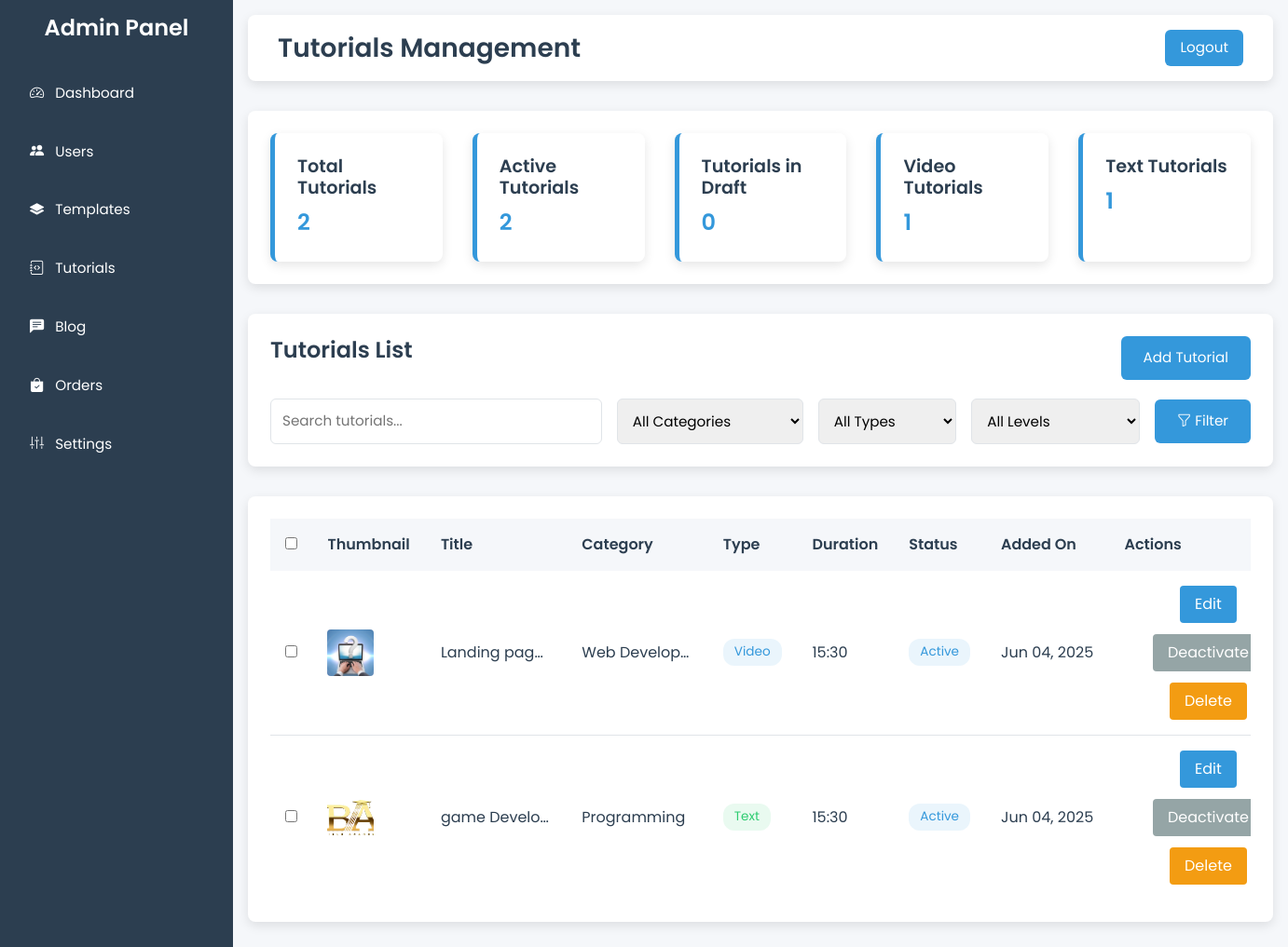
Screenshot of /admin-panel/tutorials/ (signed in) with the database file from the repository.
### admin_panel/models.py (models this page shows, shortened)
class Tutorial(models.Model):
    STATUS_CHOICES = [
        ('active', 'Active'),
        ('inactive', 'Inactive'),
        ('draft', 'Draft'),
    ]
    CATEGORY_CHOICES = [
        ('web-development', 'Web Development'),
        ('programming', 'Programming'),
        ('design', 'Design'),
    ]
    TYPE_CHOICES = [
        ('video', 'Video'),
        ('text', 'Text'),
    ]
    LEVEL_CHOICES = [
        ('beginner', 'Beginner'),
        ('intermediate', 'Intermediate'),
        ('advanced', 'Advanced'),
    ]
    title = models.CharField(max_length=200)
    category = models.CharField(max_length=50, choices=CATEGORY_CHOICES)
    type = models.CharField(max_length=20, choices=TYPE_CHOICES, default='video')
    level = models.CharField(max_length=20, choices=LEVEL_CHOICES, default='beginner')
    duration = models.DurationField()  # Stored as timedelta
    status = models.CharField(max_length=20, choices=STATUS_CHOICES, default='draft')
    thumbnail = models.ImageField(upload_to='tutorials/images/', null=True, blank=True)
    video_url = models.URLField(max_length=200, blank=True)
    content = models.TextField(blank=True)  # For text-based tutorials
    description = models.TextField(blank=True)
    views = models.PositiveIntegerField(default=0)
    created_at = models.DateTimeField(auto_now_add=True)
    updated_at = models.DateTimeField(auto_now=True)
    def get_duration_display(self):
        total_seconds = int(self.duration.total_seconds())
        minutes = total_seconds // 60
        seconds = total_seconds % 60
        return f"{minutes:02d}:{seconds:02d}"

### admin_panel/views.py (the view)
# urls.py: path('tutorials/', views.tutorials_list, name='tutorials_list'),
@login_required
@user_passes_test(is_admin)
def tutorials_list(request):
    search_query = request.GET.get('search', '')
    category_filter = request.GET.get('category', '')
    tutorials = Tutorial.objects.all()
    if search_query:
        tutorials = tutorials.filter(
            Q(title__icontains=search_query) |
            Q(description__icontains=search_query)
        )
    if category_filter:
        tutorials = tutorials.filter(category=category_filter)
    total_tutorials = tutorials.count()
    active_tutorials = tutorials.filter(status='active').count()
    draft_tutorials = tutorials.filter(status='draft').count()
    video_tutorials = Tutorial.objects.filter(type='video').count()
    text_tutorials = Tutorial.objects.filter(type='text').count()
    paginator = Paginator(tutorials, 10)
    page_number = request.GET.get('page')
    page_obj = paginator.get_page(page_number)
    return render(request, 'admin_panel/tutorials.html', {
        'tutorials': page_obj,
        'total_tutorials': total_tutorials,
        'active_tutorials': active_tutorials,
        'draft_tutorials': draft_tutorials,
        'video_tutorials': video_tutorials,
        'text_tutorials': text_tutorials,
        'search_query': search_query,
        'category_filter': category_filter,
    })

### admin_panel/views.py (called while the page is built)
def is_admin(user):
    return user.is_authenticated and user.is_staff

### admin_panel/templates/admin_panel/tutorials.html (shortened to what this page needs)
{% extends "admin_panel/base.html" %}
{% block header_title %}Tutorials Management{% endblock %}
{% block content %}
  <div class="section stats-section">
    <div class="stat-card">
      <h4>Total Tutorials</h4>
      <p>{{ total_tutorials }}</p>
    </div>
    <div class="stat-card">
      <h4>Active Tutorials</h4>
      <p>{{ active_tutorials }}</p>
    </div>
    <div class="stat-card">
      <h4>Tutorials in Draft</h4>
      <p>{{ draft_tutorials }}</p>
    </div>
    <div class="stat-card">
      <h4>Video Tutorials</h4>
      <p>{{ video_tutorials }}</p>
    </div>
    <div class="stat-card">
      <h4>Text Tutorials</h4>
      <p>{{ text_tutorials }}</p>
    </div>
  </div>
  <div class="section search-section">
    <div class="header-row">
      <h3>Tutorials List</h3>
      <a href="{% url 'admin_panel:tutorials_add' %}"><button aria-label="Add Tutorial">Add Tutorial</button></a>
    </div>
    <form method="GET" class="search-row">
      <input type="text" name="search" placeholder="Search tutorials..." value="{{ search_query|default:'' }}" aria-label="Search tutorials">
      <select name="category" aria-label="Filter by category">
        <option value="">All Categories</option>
      </select>
      <select name="type" aria-label="Filter by type">
        <option value="">All Types</option>
      </select>
      <select name="level" aria-label="Filter by level">
        <option value="">All Levels</option>
      </select>
      <button type="submit" aria-label="Apply filters"><i class="bi bi-funnel"></i> Filter</button>
    </form>
  </div>
  <div class="section tutorials-section">
    <table>
      <thead>
        <tr>
          <th><input type="checkbox" aria-label="Select all tutorials"></th>
          <th>Thumbnail</th>
          <th>Title</th>
          <th>Category</th>
          <th>Type</th>
          <th>Duration</th>
          <th>Status</th>
          <th>Added On</th>
          <th>Actions</th>
        </tr>
      </thead>
      <tbody>
        {% for tutorial in tutorials %}
          <tr>
            <td><input type="checkbox" aria-label="Select tutorial"></td>
            <td>
              {% if tutorial.thumbnail %}
                <img src="{{ tutorial.thumbnail.url }}" class="tutorial-image" alt="{{ tutorial.title }}">
              {% else %}
                <img src="https://via.placeholder.com/50" class="tutorial-image" alt="No Image">
              {% endif %}
            </td>
            <td>{{ tutorial.title }}</td>
            <td>{{ tutorial.get_category_display }}</td>
            <td><span class="type {{ tutorial.type }}">{{ tutorial.get_type_display }}</span></td>
            <td>{{ tutorial.get_duration_display }}</td>
            <td><span class="status {{ tutorial.status }}">{{ tutorial.get_status_display }}</span></td>
            <td>{{ tutorial.created_at|date:"M d, Y" }}</td>
            <td>
              <div class="action-buttons">
                <a href="{% url 'admin_panel:tutorials_edit' tutorial.id %}"><button class="action-btn edit" aria-label="Edit tutorial">Edit</button></a>
                <form method="POST" action="{% url 'admin_panel:tutorials_toggle' tutorial.id %}" style="display:inline;">
                  <button type="submit" class="action-btn toggle" aria-label="{% if tutorial.status == 'active' %}Deactivate tutorial{% elif tutorial.status == 'draft' %}Publish tutorial{% else %}Activate tutorial{% endif %}">
                    {% if tutorial.status == 'active' %}Deactivate{% elif tutorial.status == 'draft' %}Publish{% else %}Activate{% endif %}
                  </button>
                </form>
                <form method="POST" action="{% url 'admin_panel:tutorials_delete' tutorial.id %}" style="display:inline;">
                  <button type="submit" class="action-btn delete" onclick="return confirm('Are you sure you want to delete {{ tutorial.title }}?');" aria-label="Delete tutorial">Delete</button>
                </form>
              </div>
            </td>
          </tr>
        {% empty %}
          <tr>
            <td colspan="10">No tutorials found.</td>
          </tr>
        {% endfor %}
      </tbody>
    </table>
  </div>
{% endblock %}

### admin_panel/templates/admin_panel/base.html (style rules this page uses)
body { font-family: 'Poppins', sans-serif; background-color: #F5F7FA; color: #2C3E50; margin: 0; padding: 0; overflow-x: hidden; }
.section { background-color: #FFFFFF; padding: 1.5rem; border-radius: 8px; box-shadow: 0 4px 12px rgba(0, 0, 0, 0.1); animation: fadeIn 1s ease-in; margin-bottom: 2rem; }
.section h3 { font-weight: 600; font-size: 1.5rem; color: #2C3E50; margin-bottom: 1rem; }

### rows the page displays
Tutorial: thumbnail (picture), title "Landing pag…", category "Web Develop…", type "Video", duration "15:30", status "Active", created_at "Jun 04, 2025", shows "Deactiv…"
Tutorial: thumbnail (picture), title "game Develo…", category "Programming", type "Text", duration "15:30", status "Active", created_at "Jun 04, 2025", shows "Deactiv…"

### other values shown
{{ total_tutorials }} "2"
{{ active_tutorials }} "2"
{{ draft_tutorials }} "0"
{{ video_tutorials }} "1"
{{ text_tutorials }} "1"
